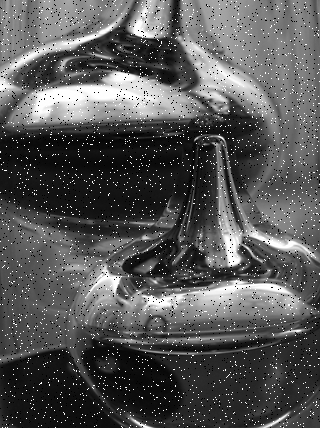
#> input picture 3sem/results/3.4/input/Noise_salt_and_pepper.png, 320 x 428 px; its folder holds only this picture in this run
$ python median.py
#> lines starting #> are read from the running program, lines starting #| are printed output that depends on the picture
### 3sem/results/3.4/semitone.py
from PIL import Image
import numpy as np

def semitone(image):
    return (0.299 * image[:, :, 0] + 0.587 * image[:, :, 1] + 0.114 * image[:, :, 2]).astype(np.uint8)

# [6 lines that do not run on import are left out]

### 3sem/results/3.4/median.py
import numpy as np
import os

from semitone import semitone
from PIL import Image, ImageDraw

'''
def get_median(img, pos, kernel):
    pixels = []
    ker_i, ker_j = 0, 0
    img_i, img_j = pos
    img_i = img_i - 2
    img_j = img_j - 2
    for ker_i in range(5):
        for ker_j in range(5):
            if kernel[ker_i][ker_j] == 1:
                pixels.append(img[img_i][img_j])
    #print(pixel)
    return np.median(pixels)
'''


def median_filter(img, kernel_name):
#> called with kernel_name = 'hill'
    kernel = {
        'hill':np.array(
        [[0,0,1,0,0],
         [0,1,1,1,0],
         [1,1,1,1,1],
         [0,1,1,1,0],
         [0,0,1,0,0]]),
        'hollow':np.array(
        [[1,1,0,1,1],
         [1,0,0,0,1],
         [0,0,1,0,0],
         [1,0,0,0,1],
         [1,1,0,1,1]]),
    }
    res = np.zeros(img.shape)
    w, l = img.shape
#> w = 428; l = 320
    for i in range(2, w - 2):
        for j in range(2, l - 2):
            res[i][j] = np.median(img[i-2:i+3,j-2:j+3][kernel[kernel_name]==1])
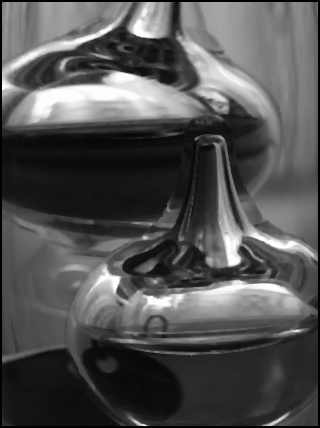
#> res: shape (428, 320) float64; min 0, max 255, mean 82.5
    return res

if __name__ == "__main__":

    directory = os.fsencode('input')
    kernel_names = ['hill', 'hollow']

    for file in os.listdir('input'):
        filename = os.fsdecode(file)
        if filename.endswith('.png'):
            for kernel in kernel_names:
                name = filename.split('.')[0]
                img = Image.open('input/' + filename).convert('RGB')
                img = semitone(np.array(img))
                img_filtered = median_filter(img, kernel)
                Image.fromarray(img_filtered).convert('RGB').save(f'output/{name}_{kernel}.png')
                Image.fromarray(abs(img_filtered - img)).convert('RGB').save(f'output/{name}_{kernel}_diff.png')
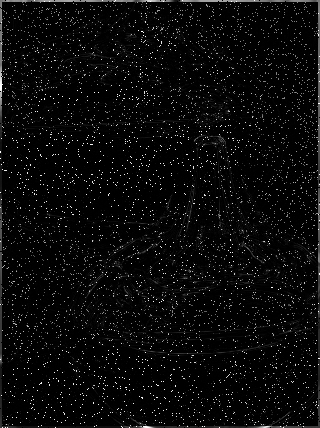
#> saved as Noise_salt_and_pepper_hill_diff.png: PIL image 320x428 RGB; min 0, max 255, mean 9.9
